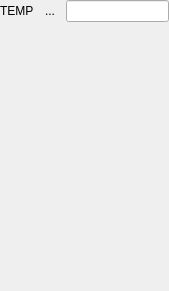
<?xml version="1.0" encoding="UTF-8"?>
<ui version="4.0">
 <class>FilteredView</class>
 <widget class="QWidget" name="FilteredView">
  <property name="geometry">
   <rect>
    <x>0</x>
    <y>0</y>
    <width>169</width>
    <height>291</height>
   </rect>
  </property>
  <property name="windowTitle">
   <string>FilteredView</string>
  </property>
  <layout class="QVBoxLayout" name="verticalLayout" stretch="0,1">
   <property name="spacing">
    <number>4</number>
   </property>
   <property name="margin">
    <number>0</number>
   </property>
   <item>
    <layout class="QHBoxLayout" name="filterLayout" stretch="1,0,0">
     <property name="spacing">
      <number>4</number>
     </property>
     <item>
      <widget class="QLabel" name="filterLabel">
       <property name="maximumSize">
        <size>
         <width>100</width>
         <height>16777215</height>
        </size>
       </property>
       <property name="text">
        <string>TEMP</string>
       </property>
       <property name="margin">
        <number>2</number>
       </property>
      </widget>
     </item>
     <item>
      <widget class="QToolButton" name="buttonReload">
       <property name="text">
        <string>...</string>
       </property>
       <property name="icon">
        <iconset resource="../../resources/resources.qrc">
         <normaloff>:/icons/refresh.png</normaloff>:/icons/refresh.png</iconset>
       </property>
       <property name="iconSize">
        <size>
         <width>14</width>
         <height>14</height>
        </size>
       </property>
       <property name="autoRaise">
        <bool>true</bool>
       </property>
      </widget>
     </item>
     <item>
      <widget class="FilterLineEdit" name="filterString">
       <property name="alignment">
        <set>Qt::AlignRight|Qt::AlignTrailing|Qt::AlignVCenter</set>
       </property>
      </widget>
     </item>
    </layout>
   </item>
   <item>
    <widget class="QWidget" name="viewWidget" native="true"/>
   </item>
  </layout>
  <action name="actionReload">
   <property name="icon">
    <iconset resource="../../resources/resources.qrc">
     <normaloff>:/icons/refresh.png</normaloff>:/icons/refresh.png</iconset>
   </property>
   <property name="text">
    <string>Reload</string>
   </property>
   <property name="toolTip">
    <string>Invalidate and load the current data.</string>
   </property>
  </action>
  <action name="actionFilter">
   <property name="icon">
    <iconset resource="../../resources/resources.qrc">
     <normaloff>:/icons/search.png</normaloff>:/icons/search.png</iconset>
   </property>
   <property name="text">
    <string>Filter</string>
   </property>
  </action>
 </widget>
 <customwidgets>
  <customwidget>
   <class>FilterLineEdit</class>
   <extends>QLineEdit</extends>
   <header>ui.lineedit</header>
  </customwidget>
 </customwidgets>
 <resources>
  <include location="../../resources/resources.qrc"/>
 </resources>
 <connections>
  <connection>
   <sender>buttonReload</sender>
   <signal>clicked()</signal>
   <receiver>actionReload</receiver>
   <slot>trigger()</slot>
   <hints>
    <hint type="sourcelabel">
     <x>93</x>
     <y>10</y>
    </hint>
    <hint type="destinationlabel">
     <x>-1</x>
     <y>-1</y>
    </hint>
   </hints>
  </connection>
 </connections>
</ui>
